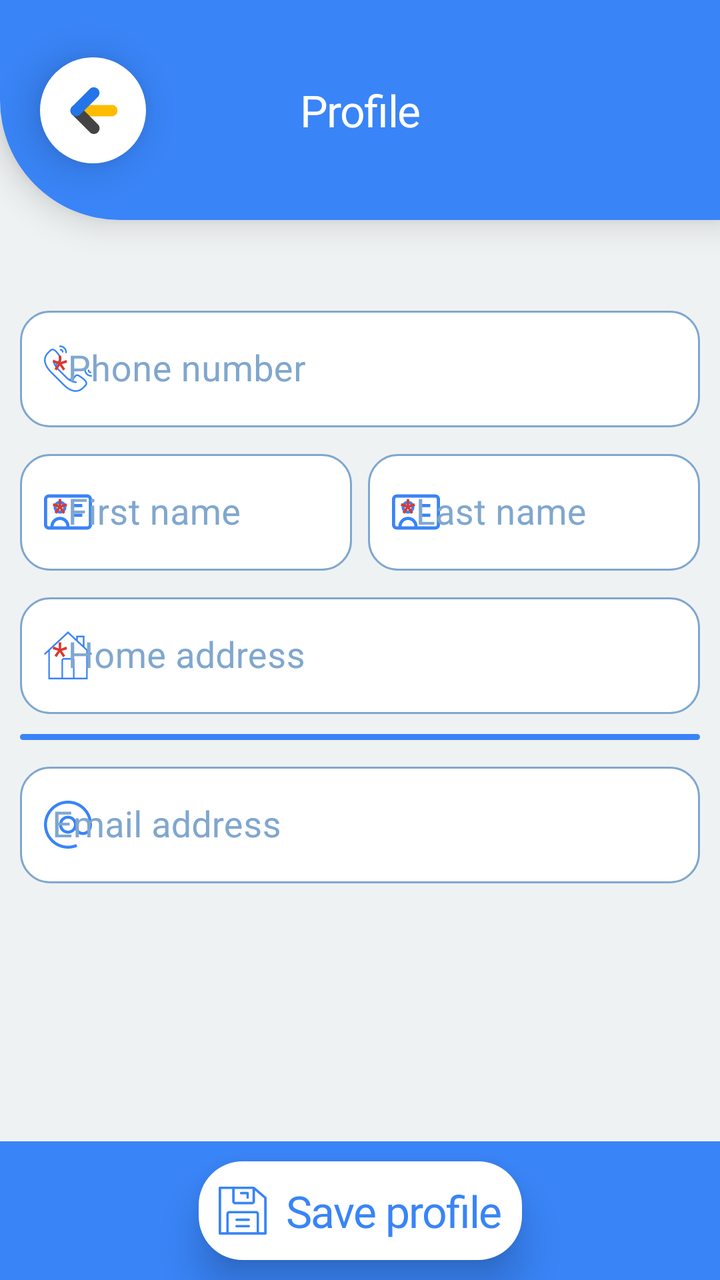
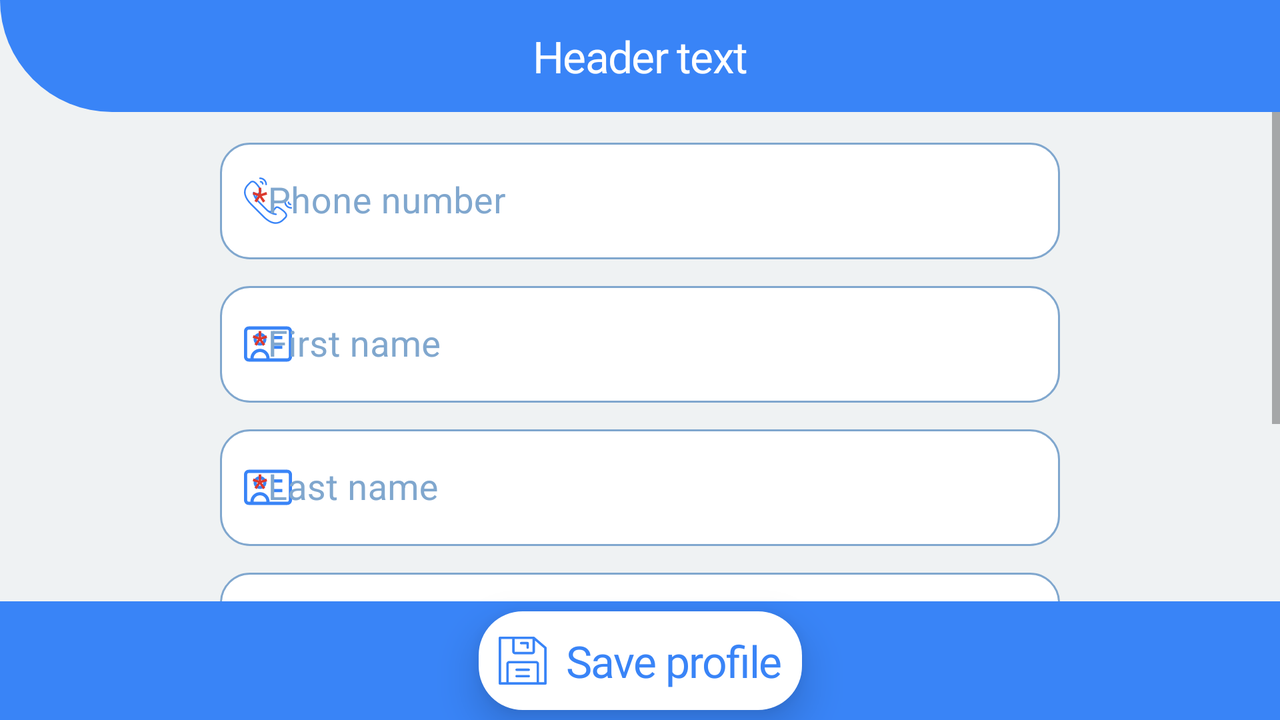

First picture: res/layout/ on a phone held upright. Second picture: the repository's own variant of that layout, on a device whose configuration matches the variant's folder. Source for both follows.
<!-- AndroidManifest.xml: application theme Theme.CarrierPigeonAndroid.NoActionBar -->
<!-- res/layout/fragment_profile.xml -->
<?xml version="1.0" encoding="utf-8"?>
<androidx.constraintlayout.widget.ConstraintLayout xmlns:android="http://schemas.android.com/apk/res/android"
    xmlns:app="http://schemas.android.com/apk/res-auto"
    android:layout_width="match_parent"
    android:layout_height="match_parent"
    android:background="@color/light_gray"
    android:theme="@style/Theme.MaterialComponents.Light.NoActionBar">

    <ImageButton
        android:id="@+id/back_btn"
        android:layout_width="@dimen/space_53"
        android:layout_height="@dimen/space_53"
        android:layout_marginStart="@dimen/space_20"
        android:background="@drawable/bg_round_white_ripple"
        android:contentDescription="@null"
        android:src="@drawable/ic_back_button"
        android:translationZ="@dimen/space_12"
        app:layout_constraintBottom_toBottomOf="@id/welcome_label"
        app:layout_constraintStart_toStartOf="parent"
        app:layout_constraintTop_toTopOf="parent" />

    <TextView
        android:id="@+id/welcome_label"
        style="@style/SubTitleLabel"
        android:layout_width="match_parent"
        android:layout_height="@dimen/space_110"
        android:background="@drawable/bg_top_view_profiles"
        android:gravity="center"
        android:paddingTop="@dimen/space_40"
        android:paddingBottom="@dimen/space_40"
        android:text="@string/profile"
        android:translationZ="@dimen/space_10"
        app:layout_constraintEnd_toEndOf="parent"
        app:layout_constraintStart_toStartOf="parent"
        app:layout_constraintTop_toTopOf="parent" />

    <com.google.android.material.textfield.TextInputLayout
        android:id="@+id/til1"
        style="@style/OutlineBox"
        android:layout_width="match_parent"
        android:layout_height="wrap_content"
        android:layout_marginHorizontal="@dimen/space_10"
        android:layout_marginTop="@dimen/space_40"
        android:theme="@style/OutlineBox"
        app:layout_constraintEnd_toEndOf="parent"
        app:layout_constraintStart_toStartOf="parent"
        app:layout_constraintTop_toBottomOf="@id/welcome_label"
        app:startIconDrawable="@drawable/ic_phone">

        <com.google.android.material.textfield.TextInputEditText
            android:id="@+id/phone_number_et"
            android:layout_width="match_parent"
            android:layout_height="wrap_content"
            android:hint="@string/phone_number_required"
            android:inputType="phone"
            android:nextFocusDown="@id/first_name_et"
            android:textColor="@color/light_blue" />
    </com.google.android.material.textfield.TextInputLayout>

    <com.google.android.material.textfield.TextInputLayout
        android:id="@+id/til2"
        style="@style/OutlineBox"
        android:layout_width="0dp"
        android:layout_height="wrap_content"
        android:layout_marginStart="@dimen/space_10"
        android:layout_marginTop="@dimen/space_8"
        android:layout_marginEnd="@dimen/space_4"
        android:theme="@style/OutlineBox"
        app:layout_constraintLeft_toLeftOf="parent"
        app:layout_constraintRight_toLeftOf="@id/til3"
        app:layout_constraintTop_toBottomOf="@id/til1"
        app:startIconDrawable="@drawable/ic_name">

        <com.google.android.material.textfield.TextInputEditText
            android:id="@+id/first_name_et"
            android:layout_width="match_parent"
            android:layout_height="wrap_content"
            android:hint="@string/first_name_required"
            android:inputType="textCapSentences|textVisiblePassword"
            android:nextFocusDown="@id/last_name_et"
            android:textColor="@color/light_blue" />
    </com.google.android.material.textfield.TextInputLayout>

    <com.google.android.material.textfield.TextInputLayout
        android:id="@+id/til3"
        style="@style/OutlineBox"
        android:layout_width="0dp"
        android:layout_height="wrap_content"
        android:layout_marginStart="@dimen/space_4"
        android:layout_marginTop="@dimen/space_8"
        android:layout_marginEnd="@dimen/space_10"
        android:theme="@style/OutlineBox"
        app:layout_constraintLeft_toRightOf="@id/til2"
        app:layout_constraintRight_toRightOf="parent"
        app:layout_constraintTop_toBottomOf="@id/til1"
        app:startIconDrawable="@drawable/ic_name">

        <com.google.android.material.textfield.TextInputEditText
            android:id="@+id/last_name_et"
            android:layout_width="match_parent"
            android:layout_height="wrap_content"
            android:hint="@string/last_name_required"
            android:inputType="textCapSentences|textVisiblePassword"
            android:nextFocusDown="@id/home_address_et"
            android:textColor="@color/light_blue" />
    </com.google.android.material.textfield.TextInputLayout>

    <com.google.android.material.textfield.TextInputLayout
        android:id="@+id/til4"
        style="@style/OutlineBox"
        android:layout_width="match_parent"
        android:layout_height="wrap_content"
        android:layout_marginHorizontal="@dimen/space_10"
        android:layout_marginTop="@dimen/space_8"
        android:theme="@style/OutlineBox"
        app:layout_constraintEnd_toEndOf="parent"
        app:layout_constraintStart_toStartOf="parent"
        app:layout_constraintTop_toBottomOf="@id/til2"
        app:startIconDrawable="@drawable/ic_home">

        <com.google.android.material.textfield.TextInputEditText
            android:id="@+id/home_address_et"
            android:layout_width="match_parent"
            android:layout_height="wrap_content"
            android:hint="@string/home_address_required"
            android:inputType="textCapSentences|textVisiblePassword|text"
            android:textColor="@color/light_blue" />
    </com.google.android.material.textfield.TextInputLayout>

    <View
        android:id="@+id/view"
        android:layout_width="match_parent"
        android:layout_height="@dimen/space_3"
        android:layout_marginHorizontal="@dimen/space_10"
        android:layout_marginTop="@dimen/space_10"
        android:background="@drawable/rounded_light_blue_button"
        app:layout_constraintEnd_toEndOf="parent"
        app:layout_constraintStart_toStartOf="parent"
        app:layout_constraintTop_toBottomOf="@id/til4" />

    <com.google.android.material.textfield.TextInputLayout
        style="@style/OutlineBox"
        android:layout_width="match_parent"
        android:layout_height="wrap_content"
        android:layout_marginHorizontal="@dimen/space_10"
        android:layout_marginTop="@dimen/space_8"
        android:theme="@style/OutlineBox"
        app:layout_constraintEnd_toEndOf="parent"
        app:layout_constraintStart_toStartOf="parent"
        app:layout_constraintTop_toBottomOf="@id/view"
        app:startIconDrawable="@drawable/ic_email">

        <com.google.android.material.textfield.TextInputEditText
            android:id="@+id/email_address_et"
            android:layout_width="match_parent"
            android:layout_height="wrap_content"
            android:hint="@string/email_address_optional"
            android:inputType="textEmailAddress"
            android:textColor="@color/light_blue" />
    </com.google.android.material.textfield.TextInputLayout>

    <Button
        android:id="@+id/save_profile_btn"
        style="@style/SubTitleLabel"
        android:layout_width="wrap_content"
        android:layout_height="wrap_content"
        android:background="@drawable/rounded_white_button"
        android:drawableStart="@drawable/ic_save"
        android:drawablePadding="@dimen/space_10"
        android:gravity="center"
        android:padding="@dimen/space_10"
        android:text="@string/save_profile"
        android:textAllCaps="false"
        android:textColor="@color/light_blue"
        android:translationZ="@dimen/space_10"
        app:layout_constraintBottom_toBottomOf="@id/footer_textview"
        app:layout_constraintEnd_toEndOf="parent"
        app:layout_constraintStart_toStartOf="parent"
        app:layout_constraintTop_toTopOf="@id/footer_textview" />

    <TextView
        android:id="@+id/footer_textview"
        style="@style/SubTitleLabel"
        android:layout_width="match_parent"
        android:layout_height="wrap_content"
        android:background="@drawable/bg_bottom_view_profiles"
        android:gravity="center"
        android:paddingTop="@dimen/space_20"
        android:paddingBottom="@dimen/space_20"
        app:layout_constraintBottom_toBottomOf="parent"
        app:layout_constraintEnd_toEndOf="parent"
        app:layout_constraintStart_toStartOf="parent" />

</androidx.constraintlayout.widget.ConstraintLayout>
<!-- resources referenced by this layout -->
<resources>
  <color name="light_blue">#3984F7</color>
  <color name="light_gray">#EFF2F3</color>
  <dimen name="space_10">10dp</dimen>
  <dimen name="space_110">110dp</dimen>
  <dimen name="space_12">12dp</dimen>
  <dimen name="space_20">20dp</dimen>
  <dimen name="space_3">3dp</dimen>
  <dimen name="space_4">4dp</dimen>
  <dimen name="space_40">40dp</dimen>
  <dimen name="space_53">53dp</dimen>
  <dimen name="space_8">8dp</dimen>
  <!-- drawable bg_bottom_view_profiles (drawable) -->
  <?xml version="1.0" encoding="UTF-8"?>
  <shape xmlns:android="http://schemas.android.com/apk/res/android">
      <solid android:color="@color/light_blue"/>
  </shape>
  <!-- drawable bg_round_white_ripple (drawable-v24) -->
  <?xml version="1.0" encoding="utf-8"?>
  <ripple xmlns:android="http://schemas.android.com/apk/res/android"
      android:color="?colorControlHighlight">
      <item>
          <shape android:shape="oval">
              <solid android:color="@color/white" />
          </shape>
      </item>
  </ripple>
  <!-- drawable bg_top_view_profiles (drawable) -->
  <?xml version="1.0" encoding="UTF-8"?>
  <shape xmlns:android="http://schemas.android.com/apk/res/android">
      <solid android:color="@color/light_blue"/>
      <corners android:bottomLeftRadius="60dp"/>
  </shape>
  <!-- drawable rounded_light_blue_button (drawable) -->
  <?xml version="1.0" encoding="utf-8"?>
  <shape xmlns:android="http://schemas.android.com/apk/res/android"
      android:shape="rectangle">
      <solid android:color="@color/light_blue" />
      <corners
          android:bottomLeftRadius="22dp"
          android:bottomRightRadius="22dp"
          android:topLeftRadius="22dp"
          android:topRightRadius="22dp" />
  </shape>
  <!-- drawable rounded_white_button (drawable) -->
  <?xml version="1.0" encoding="utf-8"?>
  <shape xmlns:android="http://schemas.android.com/apk/res/android"
      android:shape="rectangle">
      <solid android:color="@color/white" />
      <corners
          android:bottomLeftRadius="22dp"
          android:bottomRightRadius="22dp"
          android:topLeftRadius="22dp"
          android:topRightRadius="22dp" />
  </shape>
  <string name="email_address_optional">Email address</string>
  <string name="first_name_required"><font color="#DB392E">*</font>First name</string>
  <string name="home_address_required"><font color="#DB392E">*</font>Home address</string>
  <string name="last_name_required"><font color="#DB392E">*</font>Last name</string>
  <string name="phone_number_required"><font color="#DB392E">*</font>Phone number</string>
  <string name="profile">Profile</string>
  <string name="save_profile">Save profile</string>
  <style name="SubTitleLabel">
          <item name="fontFamily">@font/rooney_sans_bold</item>
          <item name="android:textSize">22sp</item>
          <item name="android:textColor">@color/white</item>
          <item name="android:letterSpacing">-0.026</item>
          <item name="lineHeight">@dimen/space_27</item>
      </style>
  <style name="Theme.CarrierPigeonAndroid.NoActionBar" parent="Theme.AppCompat.Light.NoActionBar">
          <item name="colorControlActivated">@color/light_blue</item>
          <item name="windowActionBar">false</item>
          <item name="windowNoTitle">true</item>
          <item name="android:statusBarColor">@color/light_blue</item>
          <item name="android:navigationBarColor">@color/light_blue</item>
      </style>
  <color name="white">#FFFFFFFF</color>
  <color name="dark_gray">#444444</color>
  <color name="gray">#80A7CE</color>
  <!-- drawable selector_stroke_color (drawable) -->
  <?xml version="1.0" encoding="utf-8"?>
  <selector xmlns:android="http://schemas.android.com/apk/res/android">
      <item android:color="@color/light_blue" android:state_focused="true" />
      <item android:color="@color/light_blue" android:state_hovered="true" />
      <item android:color="@color/light_blue" android:state_enabled="false" />
      <item android:color="@color/gray" />  
  </selector>
  <dimen name="space_15">15dp</dimen>
  <dimen name="space_27">27dp</dimen>
</resources>
<!-- res/layout-land/fragment_profile.xml (the repository's variant of the layout above) -->
<!-- drawn on the phone turned sideways -->
<?xml version="1.0" encoding="utf-8"?>
<androidx.constraintlayout.widget.ConstraintLayout xmlns:android="http://schemas.android.com/apk/res/android"
    xmlns:app="http://schemas.android.com/apk/res-auto"
    xmlns:tools="http://schemas.android.com/tools"
    android:layout_width="match_parent"
    android:layout_height="match_parent"
    android:background="@color/light_gray"
    android:theme="@style/Theme.MaterialComponents.Light.NoActionBar">

    <include
        android:id="@+id/header_title"
        layout="@layout/header" />

    <ScrollView
        android:layout_width="match_parent"
        android:layout_height="0dp"
        app:layout_constraintBottom_toTopOf="@id/footer_textview"
        app:layout_constraintEnd_toEndOf="parent"
        app:layout_constraintStart_toStartOf="parent"
        app:layout_constraintTop_toBottomOf="@id/header_title"
        tools:ignore="ScrollViewCount">

        <LinearLayout
            android:layout_width="match_parent"
            android:layout_height="wrap_content"
            android:layout_marginHorizontal="@dimen/space_100"
            android:orientation="vertical">

            <com.google.android.material.textfield.TextInputLayout
                android:id="@+id/til1"
                style="@style/OutlineBox"
                android:layout_width="match_parent"
                android:layout_height="wrap_content"
                android:layout_marginHorizontal="@dimen/space_10"
                android:layout_marginTop="@dimen/space_10"
                android:theme="@style/OutlineBox"
                app:startIconDrawable="@drawable/ic_phone">

                <com.google.android.material.textfield.TextInputEditText
                    android:id="@+id/phone_number_et"
                    android:layout_width="match_parent"
                    android:layout_height="wrap_content"
                    android:hint="@string/phone_number_required"
                    android:inputType="phone"
                    android:maxLength="17"
                    android:nextFocusDown="@id/first_name_et"
                    android:textColor="@color/light_blue" />
            </com.google.android.material.textfield.TextInputLayout>

            <com.google.android.material.textfield.TextInputLayout
                android:id="@+id/til2"
                style="@style/OutlineBox"
                android:layout_width="match_parent"
                android:layout_height="wrap_content"
                android:layout_marginStart="@dimen/space_10"
                android:layout_marginTop="@dimen/space_8"
                android:layout_marginEnd="@dimen/space_10"
                android:theme="@style/OutlineBox"
                app:startIconDrawable="@drawable/ic_name">

                <com.google.android.material.textfield.TextInputEditText
                    android:id="@+id/first_name_et"
                    android:layout_width="match_parent"
                    android:layout_height="wrap_content"
                    android:hint="@string/first_name_required"
                    android:inputType="textCapSentences|textVisiblePassword"
                    android:maxLength="20"
                    android:nextFocusDown="@id/last_name_et"
                    android:textColor="@color/light_blue" />
            </com.google.android.material.textfield.TextInputLayout>

            <com.google.android.material.textfield.TextInputLayout
                android:id="@+id/til3"
                style="@style/OutlineBox"
                android:layout_width="match_parent"
                android:layout_height="wrap_content"
                android:layout_marginStart="@dimen/space_10"
                android:layout_marginTop="@dimen/space_8"
                android:layout_marginEnd="@dimen/space_10"
                android:theme="@style/OutlineBox"
                app:startIconDrawable="@drawable/ic_name">

                <com.google.android.material.textfield.TextInputEditText
                    android:id="@+id/last_name_et"
                    android:layout_width="match_parent"
                    android:layout_height="wrap_content"
                    android:hint="@string/last_name_required"
                    android:inputType="textCapSentences|textVisiblePassword"
                    android:maxLength="20"
                    android:nextFocusDown="@id/home_address_et"
                    android:textColor="@color/light_blue" />
            </com.google.android.material.textfield.TextInputLayout>

            <com.google.android.material.textfield.TextInputLayout
                android:id="@+id/til4"
                style="@style/OutlineBox"
                android:layout_width="match_parent"
                android:layout_height="wrap_content"
                android:layout_marginHorizontal="@dimen/space_10"
                android:layout_marginTop="@dimen/space_8"
                android:theme="@style/OutlineBox"
                app:startIconDrawable="@drawable/ic_home">

                <com.google.android.material.textfield.TextInputEditText
                    android:id="@+id/home_address_et"
                    android:layout_width="match_parent"
                    android:layout_height="wrap_content"
                    android:hint="@string/home_address_required"
                    android:inputType="textCapSentences|textVisiblePassword|text"
                    android:maxLength="40"
                    android:textColor="@color/light_blue" />
            </com.google.android.material.textfield.TextInputLayout>

            <View
                android:id="@+id/view"
                android:layout_width="match_parent"
                android:layout_height="@dimen/space_3"
                android:layout_marginHorizontal="@dimen/space_10"
                android:layout_marginTop="@dimen/space_10"
                android:background="@drawable/rounded_white_button"
                android:backgroundTint="@color/gray" />

            <com.google.android.material.textfield.TextInputLayout
                style="@style/OutlineBox"
                android:layout_width="match_parent"
                android:layout_height="wrap_content"
                android:layout_marginHorizontal="@dimen/space_10"
                android:layout_marginTop="@dimen/space_8"
                android:layout_marginBottom="@dimen/space_10"
                android:theme="@style/OutlineBox"
                app:startIconDrawable="@drawable/ic_email">

                <com.google.android.material.textfield.TextInputEditText
                    android:id="@+id/email_address_et"
                    android:layout_width="match_parent"
                    android:layout_height="wrap_content"
                    android:hint="@string/email_address_optional"
                    android:inputType="textEmailAddress"
                    android:maxLength="30"
                    android:textColor="@color/light_blue" />
            </com.google.android.material.textfield.TextInputLayout>
        </LinearLayout>
    </ScrollView>

    <Button
        android:id="@+id/save_profile_btn"
        style="@style/SubTitleLabel"
        android:layout_width="wrap_content"
        android:layout_height="wrap_content"
        android:background="@drawable/rounded_white_button"
        android:drawableStart="@drawable/ic_save"
        android:drawablePadding="@dimen/space_10"
        android:gravity="center"
        android:padding="@dimen/space_10"
        android:text="@string/save_profile"
        android:textAllCaps="false"
        android:textColor="@color/light_blue"
        android:translationZ="@dimen/space_10"
        app:layout_constraintBottom_toBottomOf="@id/footer_textview"
        app:layout_constraintEnd_toEndOf="parent"
        app:layout_constraintStart_toStartOf="parent"
        app:layout_constraintTop_toTopOf="@id/footer_textview" />

    <include layout="@layout/footer" />
</androidx.constraintlayout.widget.ConstraintLayout>
<!-- res/layout/header.xml (included above) -->
<?xml version="1.0" encoding="utf-8"?>
<com.google.android.material.appbar.AppBarLayout xmlns:android="http://schemas.android.com/apk/res/android"
    xmlns:app="http://schemas.android.com/apk/res-auto"
    xmlns:tools="http://schemas.android.com/tools"
    android:layout_width="match_parent"
    android:layout_height="wrap_content"
    android:background="@color/light_gray"
    android:stateListAnimator="@null">

    <com.google.android.material.appbar.MaterialToolbar
        android:layout_width="match_parent"
        android:layout_height="wrap_content"
        android:background="@drawable/bg_top_view_profiles"
        android:contentInsetStart="0dp"
        android:contentInsetLeft="0dp"
        android:contentInsetEnd="0dp"
        android:contentInsetRight="0dp"
        app:contentInsetEnd="0dp"
        app:contentInsetLeft="0dp"
        app:contentInsetRight="0dp"
        app:contentInsetStart="0dp"
        app:layout_scrollFlags="scroll|enterAlways">

        <RelativeLayout
            android:layout_width="match_parent"
            android:layout_height="wrap_content">

            <ImageButton
                android:id="@+id/back_button"
                android:layout_width="@dimen/space_38"
                android:layout_height="@dimen/space_38"
                android:layout_alignParentStart="true"
                android:layout_centerVertical="true"
                android:layout_marginStart="@dimen/space_20"
                android:background="@drawable/bg_round_white_ripple"
                android:contentDescription="@null"
                android:src="@drawable/ic_back_button"
                android:translationZ="@dimen/space_12"
                android:visibility="invisible" />

            <ImageButton
                android:id="@+id/profile_btn"
                android:layout_width="@dimen/space_38"
                android:layout_height="@dimen/space_38"
                android:layout_alignParentStart="true"
                android:layout_centerVertical="true"
                android:layout_marginStart="@dimen/space_20"
                android:background="@drawable/bg_round_white_ripple"
                android:contentDescription="@null"
                android:paddingStart="@dimen/space_5"
                android:src="@drawable/ic_profile"
                android:visibility="invisible"
                tools:ignore="RtlSymmetry" />

            <TextView
                android:id="@+id/welcome_label"
                style="@style/SubTitleLabel"
                android:layout_width="match_parent"
                android:layout_height="wrap_content"
                android:layout_centerVertical="true"
                android:layout_gravity="center"
                android:gravity="center"
                android:paddingHorizontal="@dimen/space_73"
                android:text="@string/header_text" />

            <ImageButton
                android:id="@+id/add_button"
                android:layout_width="@dimen/space_38"
                android:layout_height="@dimen/space_38"
                android:layout_alignParentEnd="true"
                android:layout_centerVertical="true"
                android:layout_gravity="end"
                android:layout_marginEnd="@dimen/space_20"
                android:background="@drawable/bg_round_white_ripple"
                android:contentDescription="@null"
                android:src="@drawable/ic_add"
                android:visibility="invisible" />

            <ImageButton
                android:id="@+id/export_to_pdf_btn"
                android:layout_width="@dimen/space_38"
                android:layout_height="@dimen/space_38"
                android:layout_alignParentEnd="true"
                android:layout_centerVertical="true"
                android:layout_gravity="end"
                android:layout_marginEnd="@dimen/space_20"
                android:background="@drawable/bg_round_white_ripple"
                android:contentDescription="@null"
                android:src="@drawable/ic_export"
                android:visibility="invisible" />
        </RelativeLayout>

    </com.google.android.material.appbar.MaterialToolbar>
</com.google.android.material.appbar.AppBarLayout>
<!-- res/layout/footer.xml (included above) -->
<?xml version="1.0" encoding="utf-8"?>
<TextView xmlns:android="http://schemas.android.com/apk/res/android"
    xmlns:app="http://schemas.android.com/apk/res-auto"
    android:id="@+id/footer_textview"
    style="@style/SubTitleLabel"
    android:layout_width="match_parent"
    android:layout_height="wrap_content"
    android:background="@drawable/bg_bottom_view_profiles"
    android:gravity="center"
    android:paddingTop="@dimen/space_15"
    android:paddingBottom="@dimen/space_15"
    app:layout_constraintBottom_toBottomOf="parent"
    app:layout_constraintEnd_toEndOf="parent"
    app:layout_constraintStart_toStartOf="parent" />
<!-- resources referenced by the variant -->
<!-- as the phone turned sideways resolves them -->
<resources>
  <color name="gray">#80A7CE</color>
  <color name="light_blue">#3984F7</color>
  <color name="light_gray">#EFF2F3</color>
  <dimen name="space_10">10dp</dimen>
  <dimen name="space_100">100dp</dimen>
  <dimen name="space_12">12dp</dimen>
  <dimen name="space_15">15dp</dimen>
  <dimen name="space_20">20dp</dimen>
  <dimen name="space_3">3dp</dimen>
  <dimen name="space_38">38dp</dimen>
  <dimen name="space_5">5dp</dimen>
  <dimen name="space_73">73dp</dimen>
  <dimen name="space_8">8dp</dimen>
  <!-- drawable bg_bottom_view_profiles (drawable) -->
  <?xml version="1.0" encoding="UTF-8"?>
  <shape xmlns:android="http://schemas.android.com/apk/res/android">
      <solid android:color="@color/light_blue"/>
  </shape>
  <!-- drawable bg_round_white_ripple (drawable-v24) -->
  <?xml version="1.0" encoding="utf-8"?>
  <ripple xmlns:android="http://schemas.android.com/apk/res/android"
      android:color="?colorControlHighlight">
      <item>
          <shape android:shape="oval">
              <solid android:color="@color/white" />
          </shape>
      </item>
  </ripple>
  <!-- drawable bg_top_view_profiles (drawable) -->
  <?xml version="1.0" encoding="UTF-8"?>
  <shape xmlns:android="http://schemas.android.com/apk/res/android">
      <solid android:color="@color/light_blue"/>
      <corners android:bottomLeftRadius="60dp"/>
  </shape>
  <!-- drawable rounded_white_button (drawable) -->
  <?xml version="1.0" encoding="utf-8"?>
  <shape xmlns:android="http://schemas.android.com/apk/res/android"
      android:shape="rectangle">
      <solid android:color="@color/white" />
      <corners
          android:bottomLeftRadius="22dp"
          android:bottomRightRadius="22dp"
          android:topLeftRadius="22dp"
          android:topRightRadius="22dp" />
  </shape>
  <string name="email_address_optional">Email address</string>
  <string name="first_name_required"><font color="#DB392E">*</font>First name</string>
  <string name="header_text">Header text</string>
  <string name="home_address_required"><font color="#DB392E">*</font>Home address</string>
  <string name="last_name_required"><font color="#DB392E">*</font>Last name</string>
  <string name="phone_number_required"><font color="#DB392E">*</font>Phone number</string>
  <string name="save_profile">Save profile</string>
  <style name="SubTitleLabel">
          <item name="fontFamily">@font/rooney_sans_bold</item>
          <item name="android:textSize">22sp</item>
          <item name="android:textColor">@color/white</item>
          <item name="android:letterSpacing">-0.026</item>
          <item name="lineHeight">@dimen/space_27</item>
      </style>
  <style name="Theme.CarrierPigeonAndroid.NoActionBar" parent="Theme.AppCompat.Light.NoActionBar">
          <item name="colorControlActivated">@color/light_blue</item>
          <item name="windowActionBar">false</item>
          <item name="windowNoTitle">true</item>
          <item name="android:statusBarColor">@color/light_blue</item>
          <item name="android:navigationBarColor">@color/light_blue</item>
      </style>
  <color name="white">#FFFFFFFF</color>
  <color name="dark_gray">#444444</color>
  <!-- drawable selector_stroke_color (drawable) -->
  <?xml version="1.0" encoding="utf-8"?>
  <selector xmlns:android="http://schemas.android.com/apk/res/android">
      <item android:color="@color/light_blue" android:state_focused="true" />
      <item android:color="@color/light_blue" android:state_hovered="true" />
      <item android:color="@color/light_blue" android:state_enabled="false" />
      <item android:color="@color/gray" />  
  </selector>
  <dimen name="space_27">27dp</dimen>
</resources>
